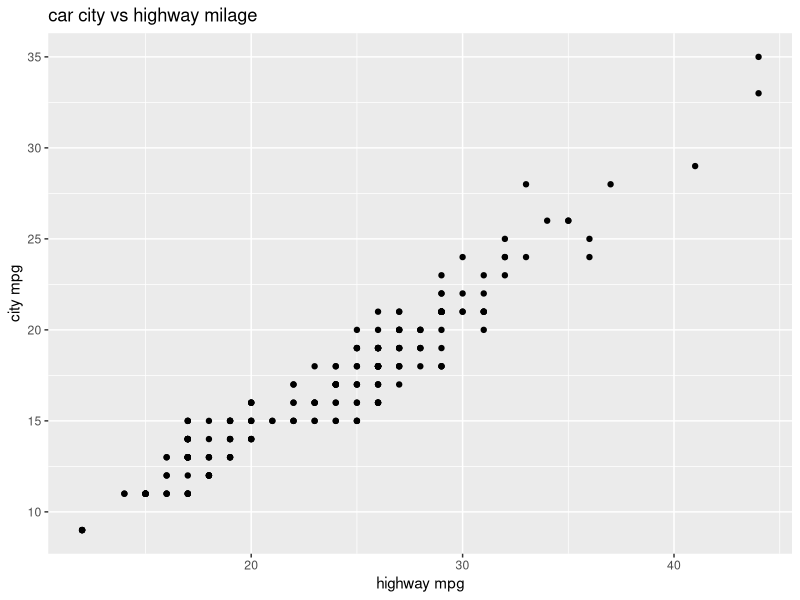
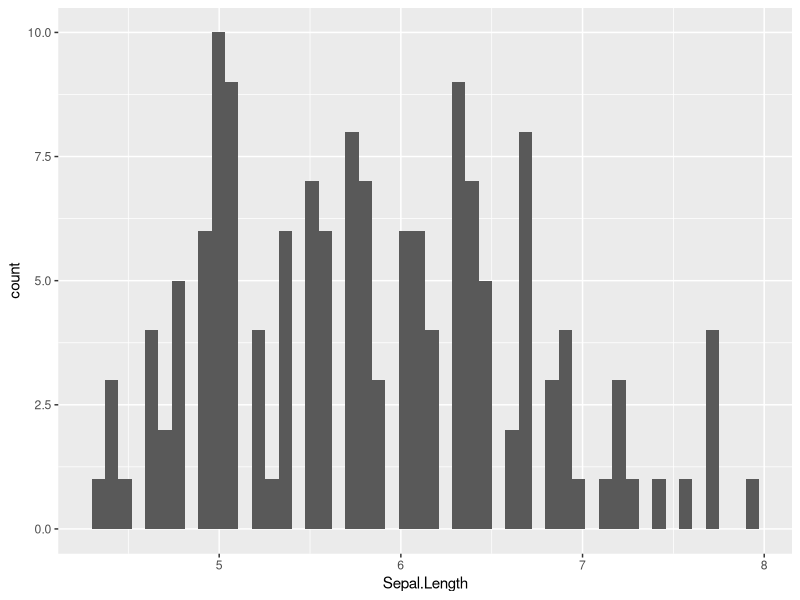
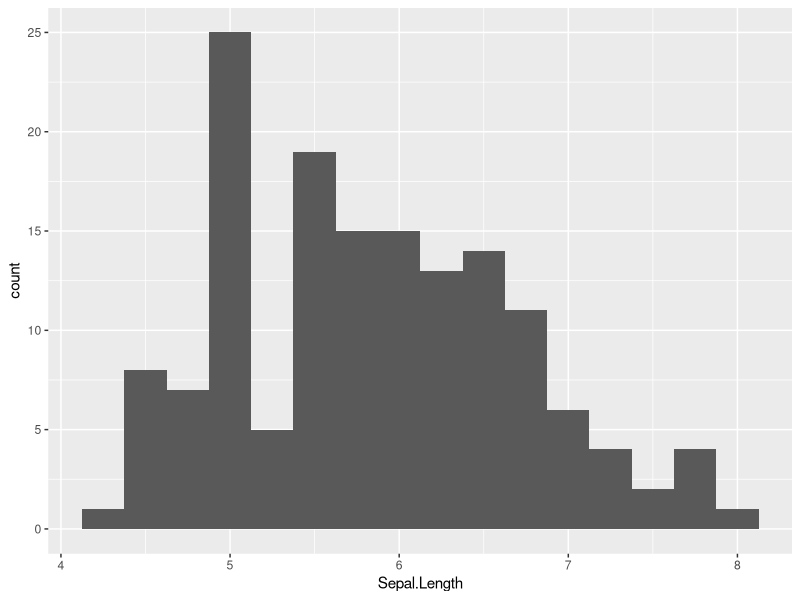
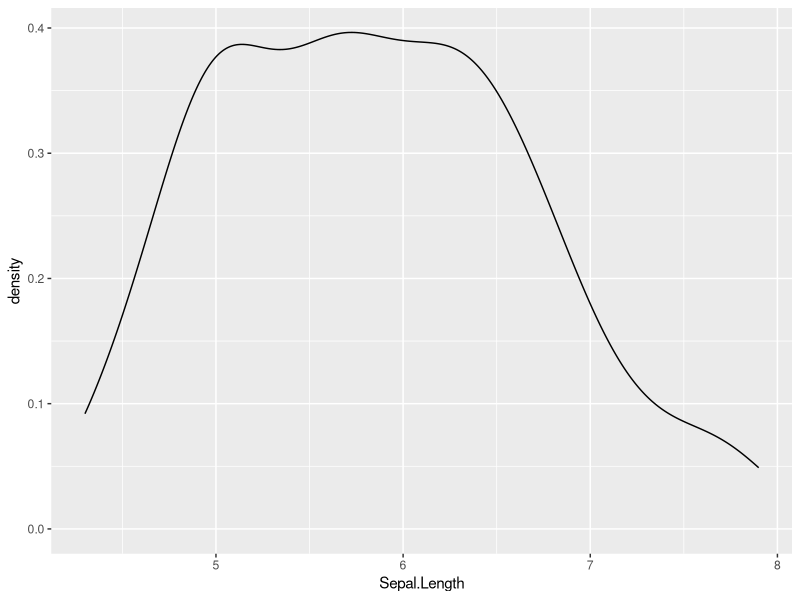
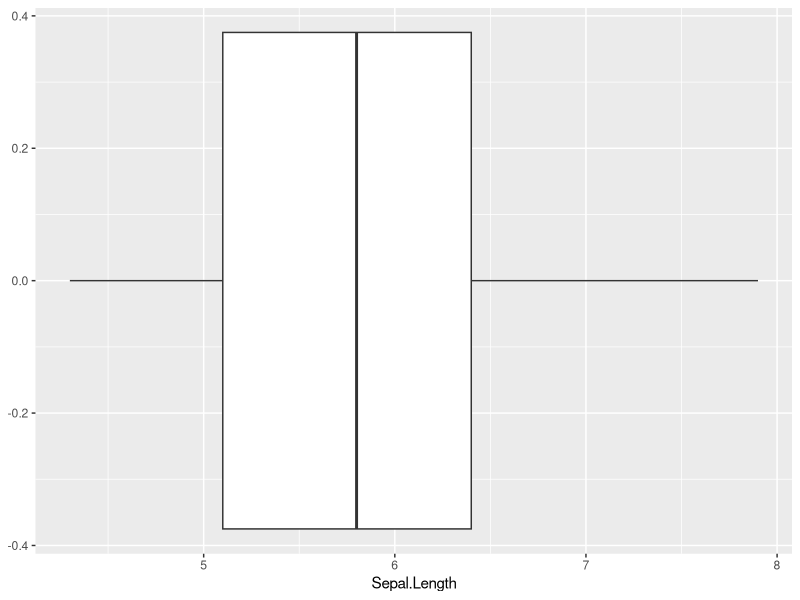
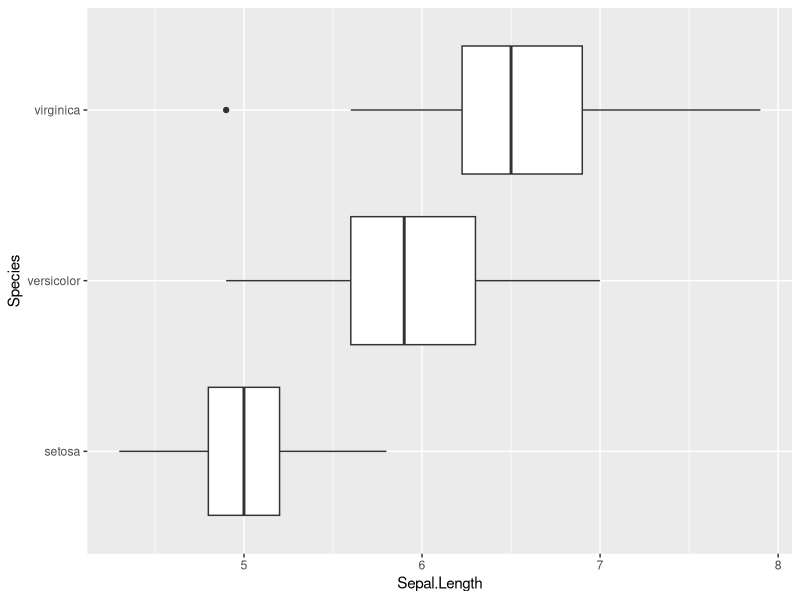
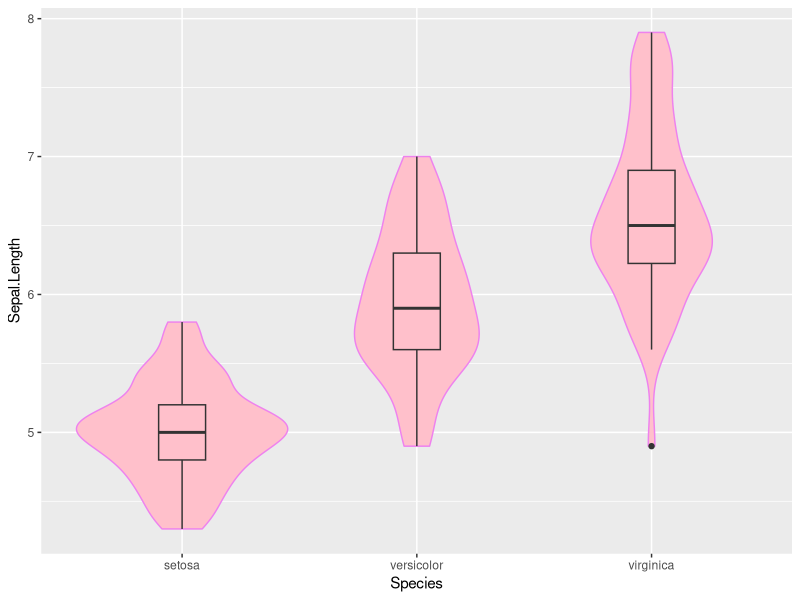
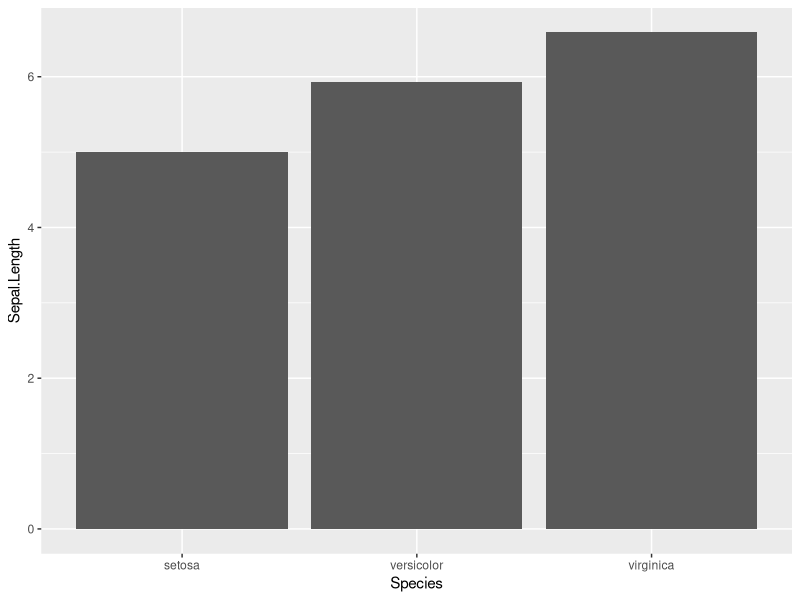

These figures' R source, in order:
install.packages("ggplot2")
library(ggplot2)
install.packages(c("usethis", "credentials"))

str(mpg)
ggplot(data = mpg, aes(x= hwy, y=cty)) +
  geom_point() +
  labs(x = "highway mpg",
       y = "city mpg",
       title = "car city vs highway milage")
##histogram
ggplot( data = iris, aes (x = Sepal.Length)) +
  geom_histogram(bins = 50)
ggplot( data = iris, aes (x = Sepal.Length)) +
  geom_histogram(binwidth = 0.25)
ggplot(data = iris, aes (x = Sepal.Length)) +
  geom_density()
ggplot(data = iris, aes (x = Sepal.Length)) +
  geom_boxplot()
ggplot(data = iris, aes (x = Sepal.Length, y = Species)) +
  geom_boxplot()
ggplot(data = iris, aes(y= Sepal.Length, x = Species)) + geom_violin(color= "violet", fill = "pink") +
  geom_boxplot(width = 0.2, fill=NA)
ggplot(data = iris, aes(y= Sepal.Length, x = Species)) +
  geom_bar(stat = "summary", fun = "mean")
ggplot(data = iris, aes(y= Sepal.Length, x = Sepal.Width)) +
  geom_point()
ggplot(data = iris, aes(y= Sepal.Length, x = Sepal.Width)) +
  geom_point() + geom_smooth()
  
